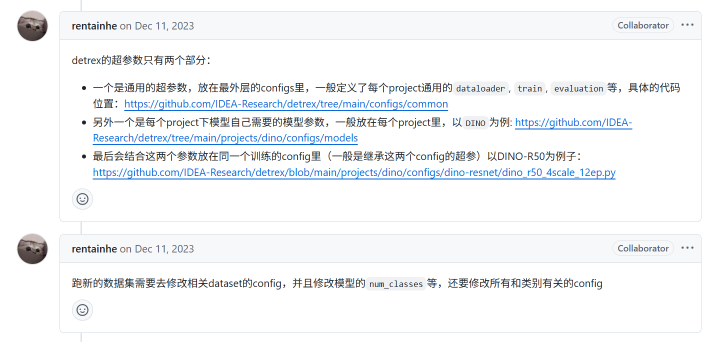
#> input picture image.png, 1423 x 684 px, given in place of before_frame_000197_angle_20.04.png, which was not available (shown at 1/2 size)
$ python vis.py
#> lines starting #> are read from the running program, lines starting #| are printed output that depends on the picture; after the words box and inside, x2 and y2 are one past the last pixel; in counts of white or black regions, pixels touching at a corner belong together; pictures that were not available may be replaced by others from this repository, and a replacement may not be noted
import cv2
import numpy as np
import matplotlib.pyplot as plt
from typing import List, Tuple, Optional

def visualize_points_on_images(
    image1: np.ndarray,
    image2: np.ndarray,
    points1: List[Tuple[float, float]],
    points2: List[Tuple[float, float]],
    output_path: str = "points_visualization.jpg",
    draw_lines: bool = True,
    point_colors: Tuple[Tuple[int, int, int], Tuple[int, int, int]] = ((255, 0, 0), (0, 0, 255)),
    point_size: int = 10,
    line_color: Tuple[int, int, int] = (0, 255, 0),
    line_width: int = 2,
    dpi: int = 300
) -> None:
    """
    在两张图片上可视化点坐标并保存结果

    参数:
        image1: 第一张图片 (numpy数组, BGR格式)
        image2: 第二张图片 (numpy数组, BGR格式)
        points1: 第一张图片上的点坐标列表 [(x1,y1), (x2,y2), ...]
        points2: 第二张图片上的点坐标列表 [(x1,y1), (x2,y2), ...]
        output_path: 输出图片路径
        draw_lines: 是否绘制点之间的连线
        point_colors: 两张图片点的颜色 (BGR格式)
        point_size: 点的大小
        line_color: 连线颜色 (BGR格式)
        line_width: 连线宽度
        dpi: 输出图片分辨率
    """
    # 1. 参数校验
    assert len(image1.shape) == 3 and image1.shape[2] == 3, "image1应为3通道BGR图像"
    assert len(image2.shape) == 3 and image2.shape[2] == 3, "image2应为3通道BGR图像"
    assert len(points1) == len(points2), "两张图片的点数量必须相同"

    # 2. 创建副本避免修改原图
    img1 = image1.copy()
    img2 = image2.copy()

    # 3. 绘制点
    for i, (x, y) in enumerate(points1):
        cv2.circle(img1, (int(x), int(y)), point_size, point_colors[0], -1)
        cv2.putText(img1, str(i), (int(x)+5, int(y)+5),
                   cv2.FONT_HERSHEY_SIMPLEX, 0.5, (255,255,255), 1)

    for i, (x, y) in enumerate(points2):
        cv2.circle(img2, (int(x), int(y)), point_size, point_colors[1], -1)
        cv2.putText(img2, str(i), (int(x)+5, int(y)+5),
                   cv2.FONT_HERSHEY_SIMPLEX, 0.5, (255,255,255), 1)

    # 4. 水平拼接图像
    concatenated = np.concatenate([img1, img2], axis=1)

    # 5. 绘制连线（如果需要）
    if draw_lines:
        width = image1.shape[1]
        for (x1, y1), (x2, y2) in zip(points1, points2):
            cv2.line(concatenated,
                    (int(x1), int(y1)),
                    (int(x2)+width, int(y2)),
                    line_color, line_width)

    # 6. 转换颜色空间用于显示
    concatenated_rgb = cv2.cvtColor(concatenated, cv2.COLOR_BGR2RGB)

    # 7. 创建画布并保存
    plt.figure(figsize=(16, 8))
    plt.imshow(concatenated_rgb)
    plt.axis('off')
    plt.tight_layout()
    plt.savefig(output_path, dpi=dpi, bbox_inches='tight')
    plt.close()
    print(f"可视化结果已保存至: {output_path}")

# 使用示例
if __name__ == "__main__":
    # 1. 读取图片
    img1 = cv2.imread("/home/kky/detrex/lightglue_test/data/before_frame_000197_angle_20.04.png")  # 替换为你的图片路径
#> img1 is the input picture: shape (684, 1423, 3); mean B, G, R 247, 244.8, 243
    img2 = cv2.imread("/home/kky/detrex/lightglue_test/data/before_frame_000223_angle_14.94.png")  # 替换为你的图片路径
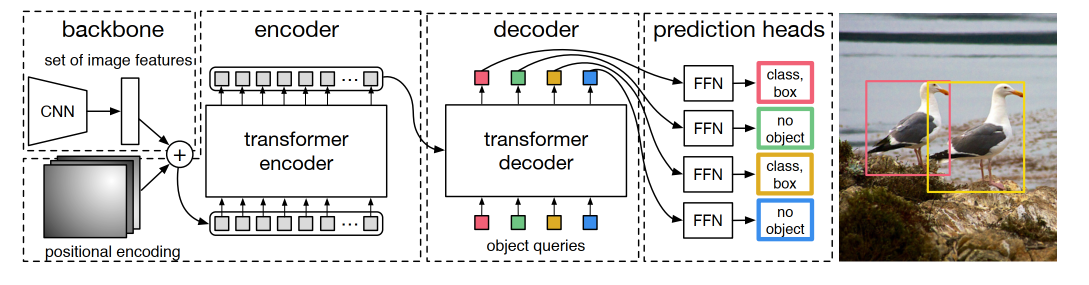
#> input picture assets/detr_arch.png, 2177 x 570 px, given in place of before_frame_000223_angle_14.94.png, which was not available (shown at 1/2 size)
#> img2 is the input picture: shape (570, 2177, 3); mean B, G, R 211.1, 213.4, 214.9

    # 2. 定义点坐标 (示例数据)
    points_img1 = [(100, 200), (150, 300), (200, 400)]  # 第一张图片上的点
    points_img2 = [(244.62, 212.19), (287.26, 307.05), (329.97, 402.08)]  # 第二张图片上的点

    # 3. 调用可视化函数
    visualize_points_on_images(
        image1=img1,
        image2=img2,
        points1=points_img1,
        points2=points_img2,
        output_path="matched_points_result.jpg",
        draw_lines=True,
        point_colors=((255, 0, 0), (0, 255, 0)),  # 第一张图红色，第二张图绿色
        point_size=15,
        line_color=(0, 0, 255),  # 蓝色连线
        line_width=2,
        dpi=300
    )
#> after the loop in visualize_points_on_images, `for i, (x, y) in enumerate(points1):`:
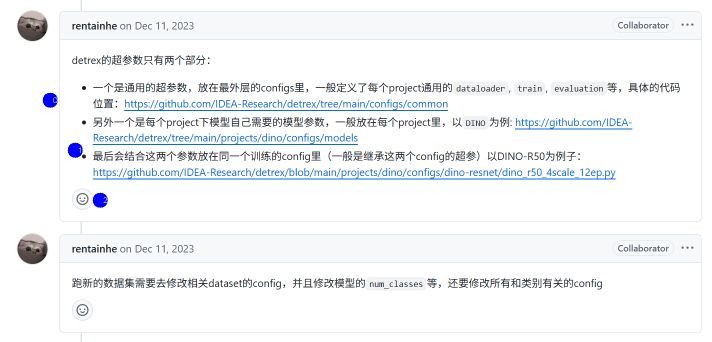
#> img1: shape (684, 1423, 3) (shown at 1/2 size); 0.21% of pixels changed, all inside (x1, y1, x2, y2) = (85, 185, 216, 416)
#> after the loop in visualize_points_on_images, `for i, (x, y) in enumerate(points2):`:
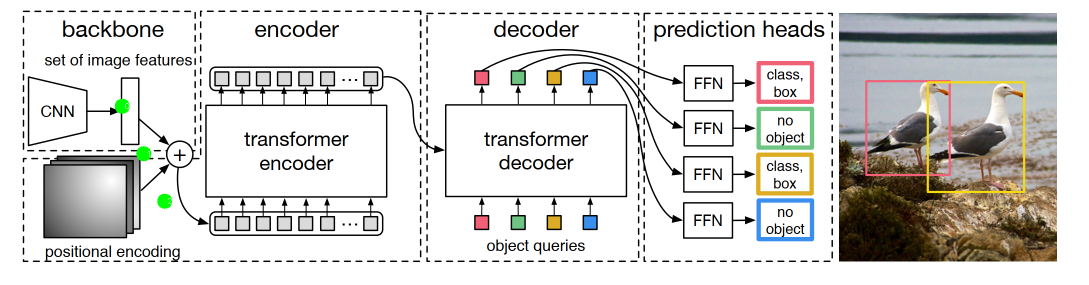
#> img2: shape (570, 2177, 3) (shown at 1/2 size); 0.17% of pixels changed, all inside (x1, y1, x2, y2) = (229, 197, 345, 418)
#> (the run stopped early here; a loop or call above may not have finished)
